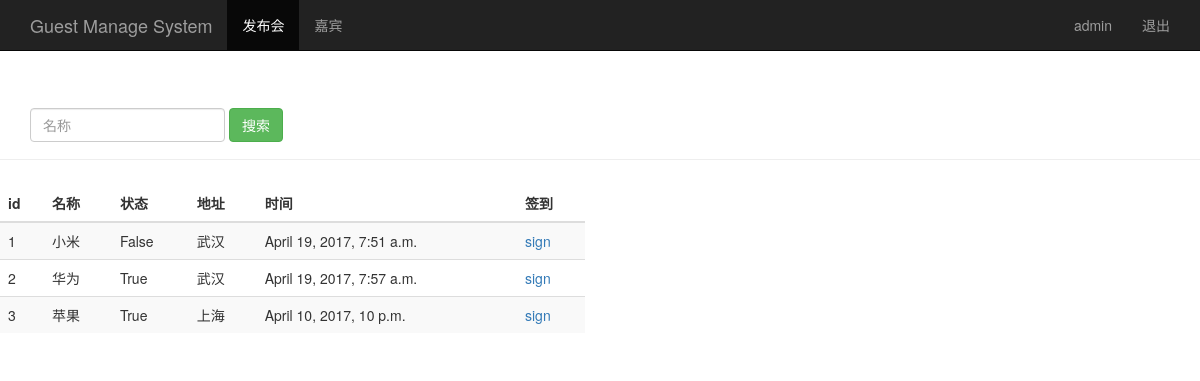
The page /event_manage/ (signed in) on the database its author committed.
### sign/models.py (models this page shows, shortened)
class Event(models.Model):
    name = models.CharField(max_length=100)                     # 发布会标题
    limit = models.IntegerField()                               # 参加人数
    status = models.BooleanField()                              # 状态
    address = models.CharField(max_length=200)                  # 地址
    start_time = models.DateTimeField('events time')          # 发布会时间
    create_time = models.DateTimeField(auto_now=True)           # 创建时间(自动获取当前时间)

### sign/views.py (the view)
# urls.py: url(r'^event_manage/$', views.event_manage),
@login_required
def event_manage(request):
    event_list = Event.objects.all();
    username = request.session.get('user', '')  # 读取浏览器session
    return render(request, 'event_manage.html', {'user': username,"events": event_list})

### sign/templates/event_manage.html (shortened to what this page needs)
<!DOCTYPE html>
<html lang="en">
<head>
    {% load bootstrap3 %}
    {% bootstrap_css %}
</head>
<body>
    <nav class="navbar navbar-inverse navbar-fixed-top">
        <div class="container">
            <div class="navbar-header">
                <a class="navbar-brand" href="/event_manage/">Guest Manage System</a>
            </div>
            <div id="navbar" class="collapse navbar-collapse">
                <ul class="nav navbar-nav">
                    <li class="active"><a href="#">发布会</a></li>
                    <li><a href="/guest_manage/">嘉宾</a></li>
                </ul>
                <ul class="nav navbar-nav navbar-right">
                    <li><a href="#">{{ user }}</a></li>
                    <li><a href="/logout/">退出</a></li>
                </ul>
            </div>
        </div>
    </nav>
    <div class="page-header" style="padding-top: 60px;">
        <div id="navbar" class="navbar-collapse collapse">
            <form class="navbar-form" method="get" action="/search_name/">
                <div class="form-group">
                    <input name="name" type="text" placeholder="名称" class="form-control">
                </div>
                <button type="submit" class="btn btn-success">搜索</button>
            </form>
        </div>
    </div>
    <div class="row" style="padding-top: 5px;">
        <div class="col-md-6">
            <table class="table table-striped">
                <thead>
                    <tr>
                        <th>id</th><th>名称</th><th>状态</th><th>地址</th><th>时间</th><th>签到</th>
                    </tr>
                </thead>
                <tbody>
                    {% for event in events %}
                        <tr>
                            <td>{{ event.id }}</td>
                            <td>{{ event.name }}</td>
                            <td>{{ event.status }}</td>
                            <td>{{ event.address }}</td>
                            <td>{{ event.start_time }}</td>
                            <td>
                                <a href="/sign_index/{{ event.id }}/" target="{{ event_id }}_blank">sign</a>
                            </td>
                        </tr>
                    {% endfor %}
                </tbody>
            </table>
        </div>
    </div>
</body>
</html>

### rows shown on the page
Event: id "1", name "小米", status "False", address "武汉", start_time "April 19, 2017, 7:51 a.m."
Event: id "2", name "华为", status "True", address "武汉", start_time "April 19, 2017, 7:57 a.m."
Event: id "3", name "苹果", status "True", address "上海", start_time "April 10, 2017, 10 p.m."

### other values the page prints
{{ user }} "admin"
